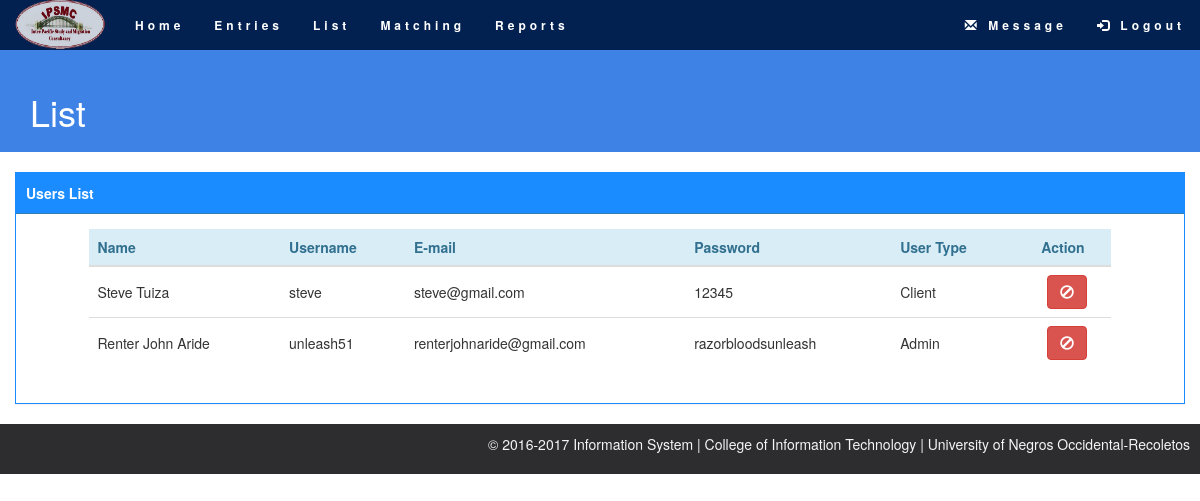
The page /users_view.php (signed in) on the database its author committed.
### tables this page shows
CREATE TABLE `users` (
  `userid` int(11) NOT NULL,
  `fullname` varchar(100) NOT NULL,
  `username` varchar(20) NOT NULL,
  `email` varchar(45) NOT NULL,
  `password` varchar(20) NOT NULL,
  `usertype` varchar(10) NOT NULL,
  `disable` int(11) NOT NULL
);

### users_view.php (the view, shortened to what this page needs)
<?php
include('header_ipsmc.php');
?>
<!DOCTYPE html>
<html lang="en">
<body>
<div class="container-fluid page_title_container">
	<div>
		<h1>List</h1>
	</div>
</div>
<div class="container-fluid content">
	<br>
	<div class="panel panel-primary">
		<div class="panel-heading content">
				<strong>Users List&nbsp;&nbsp;&nbsp;</strong>
		</div>
		<div class="panel-body" style="margin:0 5%;">
			<div class="table-responsive">
				<table class="table table-hover">
					<thead>
						<tr class="alert-info">
                            <th>Name</th>
                            <th>Username</th>
                            <th>E-mail</th>
                            <th>Password</th>
                            <th>User Type</th>
							<th class="text-center">Action</th>
						</tr>
					</thead>
					<tbody>
						<?php
							include 'db_connect.php';
                            $conn = new PDO("mysql:host=".$servername.";dbname=".$dbname, $dbusername, $dbpassword);
							$sql = 'SELECT * FROM users ORDER BY userid';
							foreach ($conn->query($sql) as $row) {
							echo '<tr>';
								echo '<td>'. $row['fullname'] . '</td>';
								echo '<td>'. $row['username'] . '</td>';
                                echo '<td>'. $row['email'] . '</td>';
								echo '<td>'.$row['password']. '</td>';
                                echo '<td>'.$row['usertype']. '</td>';
								echo '<td class="text-center">';
								$disabled = $row['disable'];
								if($disabled == "0"){
									echo '&nbsp; <button class="btn btn-danger btn-md disablebtn" value="'.$row['userid'].'" data-toggle="modal" data-target="#myModal3" rel="tooltip" title="Disable" name="disable"><span class="glyphicon glyphicon-ban-circle"></span></button>';
								}
								else{
									echo '&nbsp; <button class="btn btn-success btn-md enablebtn" value="'.$row['userid'].'" data-toggle="modal" data-target="#myModal4" rel="tooltip" title="Enable" name="enable"><span class="glyphicon glyphicon-ok-circle"></span></button>';
								}
								echo '</td>';
								echo '</tr>';
							}
							?>
					</tbody>
				</table>
			</div>
		</div>
	</div>
</div>
</body>
</html>

### css_2/custom_style.css (style rules this page uses)
body { margin-top: 1%; }
.page_title_container { background-color:#3e82e5; padding:0px 0px 10px 30px; }
.page_title_container div h1 { color: #FFF; vertical-align:middle; }
.content { background-color:#FFF; border: 1px solid solid; font-size: 14px; }
.table > tbody > tr > td, .table > thead > tr > th { vertical-align:middle; font-size: 14px; }

### header_ipsmc.php (style rules this page uses)
.panel { border: 1px solid #1a8cff; border-radius:0; transition: box-shadow 0.5s; }
.panel-heading { color: #fff !important; background-color: #1a8cff !important; padding: 10px; border-bottom: 1px solid transparent; border-top-left-radius: 0px; border-top-right-radius: 0px; border-bottom-left-radius: 0px; border-bottom-right-radius: 0px; }
footer { background-color: #2d2d30; color: #f5f5f5; padding: 10px; }
footer a { color: #f5f5f5; }

### rows shown on the page
users: fullname "Steve Tuiza", username "steve", email "steve@gmail.com", password "12345", usertype "Client", $row['userid'] 2 (drawn)
users: fullname "Renter John Aride", username "unleash51", email "renterjohnaride@gmail.com", password "razorbloodsunleash", usertype "Admin", $row['userid'] 8 (drawn)
